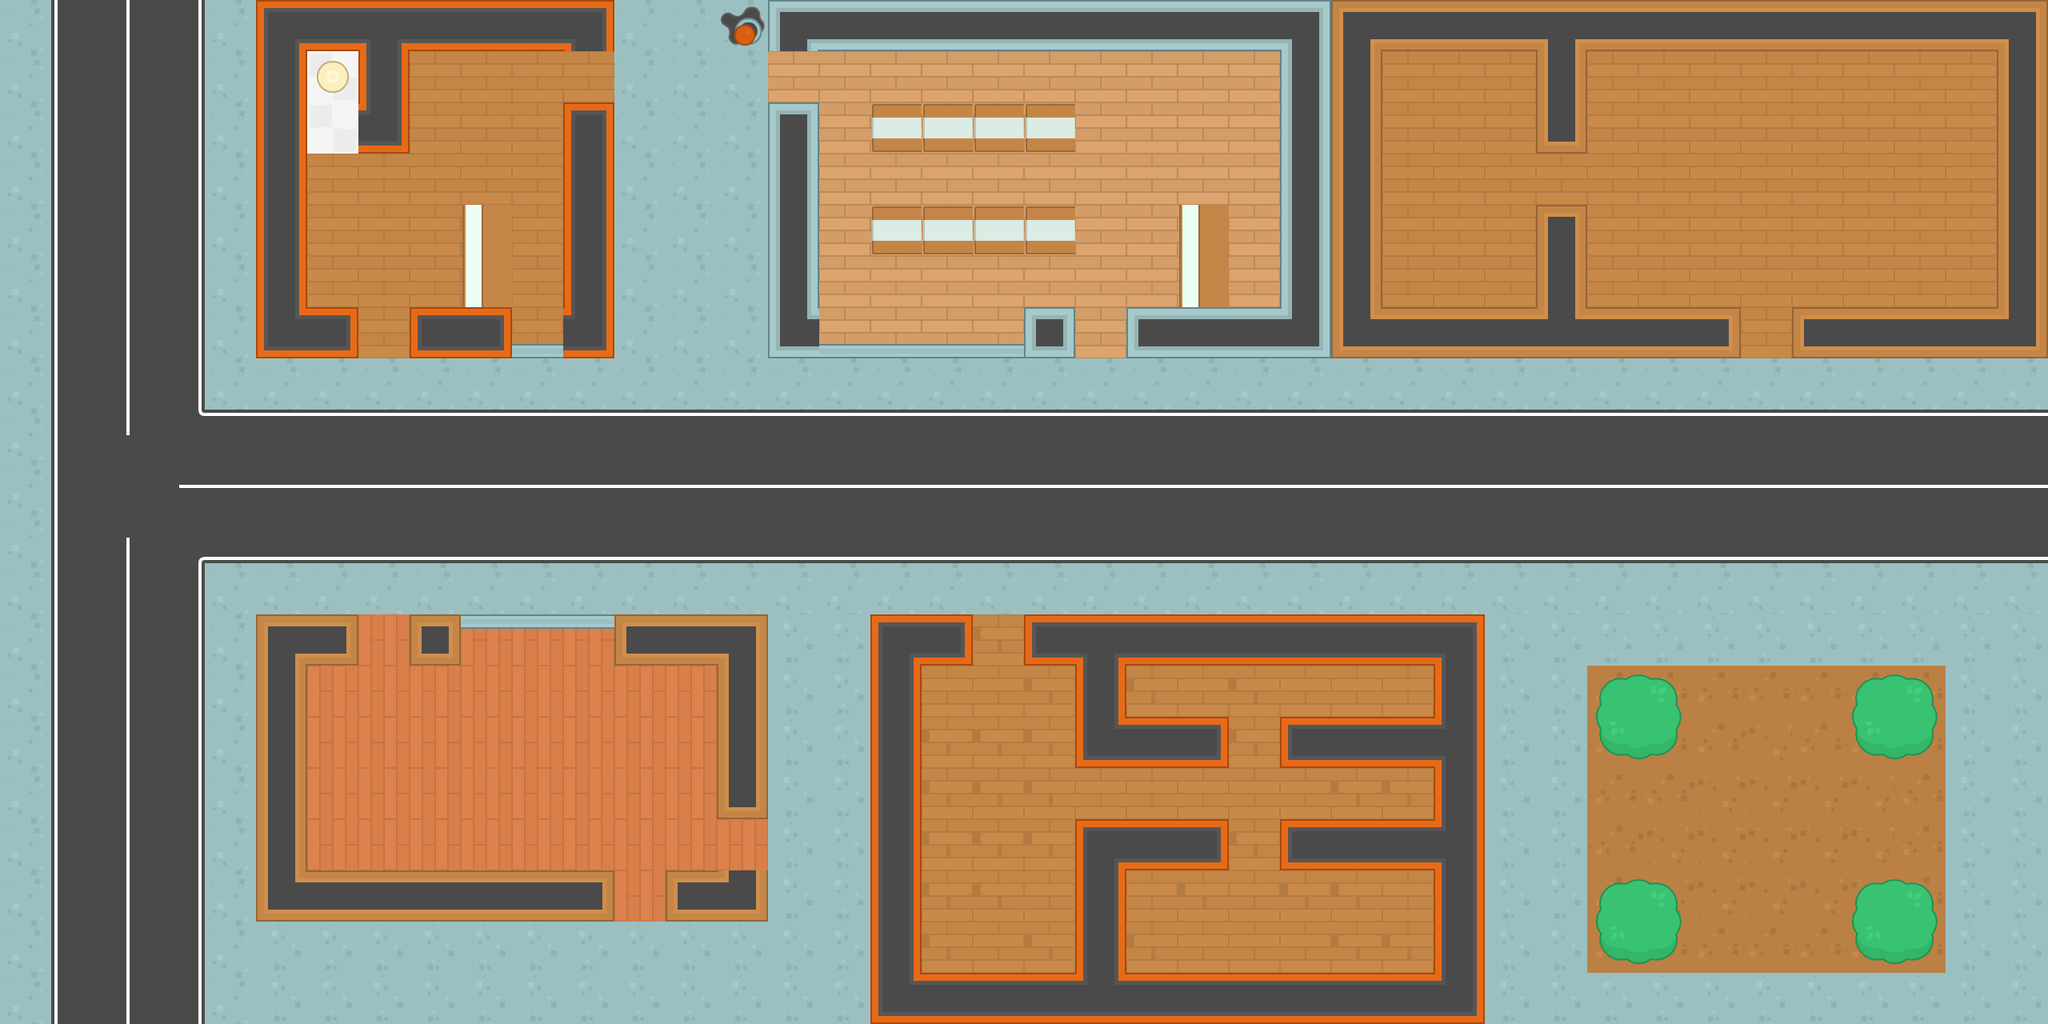

This game map was drawn from its Tiled (.tmx) file and the tilesets committed beside it. A one-line description and the trimmed map source follow:
An orthogonal 40x20 tile map with 64x64 px tiles, 4 tile layers (Ground, Walls, Items, Decorations) and 65 objects (40x Wall, 9x rifle, 7x Window, 5x shotgun, Player, ...).

<map version="1.0" tiledversion="1.1.6" orientation="orthogonal" renderorder="right-down" width="40" height="20" tilewidth="64" tileheight="64" infinite="0" nextobjectid="288">
 <tileset firstgid="1" source="../img/Kenny Topdown Pack.tsx" />
 <layer name="Ground" width="40" height="20">
  <data>[800 cells, 800 non-empty, 26 distinct tile ids]</data>
 </layer>
 <layer name="Walls" width="40" height="20">
  <data>[800 cells, 170 non-empty, 36 distinct tile ids]</data>
 </layer>
 <layer name="Items" width="40" height="20">
  <data>[800 cells, 29 non-empty, 7 distinct tile ids]</data>
 </layer>
 <layer name="Decorations" width="40" height="20">
  <data>[800 cells, 1 non-empty, 1 distinct tile ids]</data>
 </layer>
 <objectgroup name="Obstacles" visible="0">
  <object id="223" name="Player" x="128" y="576" width="64" height="64" />
  <object id="224" name="Wall" x="320" y="0" width="64" height="448" />
  <object id="225" name="Wall" x="704" y="128" width="64" height="320" />
  <object id="226" name="Wall" x="960" y="128" width="64" height="320" />
  <object id="227" name="Wall" x="448" y="64" width="64" height="128" />
  <object id="228" name="Wall" x="384" y="0" width="384" height="64" />
  <object id="229" name="Wall" x="512" y="384" width="128" height="64" />
  <object id="230" name="Wall" x="384" y="384" width="64" height="64" />
  <object id="231" name="Wall" x="1280" y="384" width="64" height="64" />
  <object id="232" name="Wall" x="960" y="0" width="1600" height="64" />
  <object id="233" name="Wall" x="2240" y="384" width="320" height="64" />
  <object id="234" name="Wall" x="1408" y="384" width="768" height="64" />
  <object id="235" name="Wall" x="1664" y="64" width="64" height="320" />
  <object id="236" name="Wall" x="1920" y="256" width="64" height="128" />
  <object id="237" name="Wall" x="1920" y="64" width="64" height="128" />
  <object id="238" name="Wall" x="2496" y="64" width="64" height="320" />
  <object id="239" name="Wall" x="1600" y="64" width="64" height="320" />
  <object id="240" name="Wall" x="1280" y="768" width="576" height="64" />
  <object id="241" name="Wall" x="1088" y="1216" width="768" height="64" />
  <object id="242" name="Wall" x="1792" y="832" width="64" height="384" />
  <object id="243" name="Wall" x="1088" y="832" width="64" height="384" />
  <object id="244" name="Wall" x="1088" y="768" width="128" height="64" />
  <object id="245" name="Wall" x="1600" y="1024" width="192" height="64" />
  <object id="246" name="Wall" x="1600" y="896" width="192" height="64" />
  <object id="247" name="Wall" x="1344" y="896" width="192" height="64" />
  <object id="248" name="Wall" x="1344" y="1024" width="192" height="64" />
  <object id="249" name="Wall" x="1344" y="832" width="64" height="64" />
  <object id="250" name="Wall" x="1344" y="1088" width="64" height="128" />
  <object id="251" name="Wall" x="320" y="768" width="64" height="384" />
  <object id="252" name="Wall" x="768" y="768" width="192" height="64" />
  <object id="253" name="Wall" x="896" y="832" width="64" height="192" />
  <object id="254" name="Wall" x="512" y="768" width="64" height="64" />
  <object id="255" name="Wall" x="384" y="768" width="64" height="64" />
  <object id="256" name="Wall" x="832" y="1088" width="128" height="64" />
  <object id="257" name="Wall" x="384" y="1088" width="384" height="64" />
  <object id="258" name="Wall" x="917" y="24" width="35" height="32" />
  <object id="259" name="Wall" x="1997" y="844" width="103" height="104" />
  <object id="260" name="Wall" x="1997" y="1100" width="103" height="104" />
  <object id="261" name="Wall" x="2318" y="845" width="103" height="104" />
  <object id="262" name="Wall" x="2318" y="1101" width="103" height="104" />
  <object id="263" name="Window" x="640" y="432" width="64" height="16" />
  <object id="264" name="Window" x="1024" y="432" width="256" height="16" />
  <object id="265" name="Window" x="576" y="768" width="192" height="16" />
  <object id="266" name="Window" x="576" y="256" width="64" height="128" />
  <object id="267" name="Window" x="1472" y="256" width="64" height="128" />
  <object id="268" name="Window" x="1088" y="128" width="256" height="64" />
  <object id="269" name="Window" x="1088" y="256" width="256" height="64" />
  <object id="270" name="Wall" x="400" y="80" width="32" height="32" />
  <object id="271" name="Enemy" type="shotgun" x="640" y="256" width="64" height="64" />
  <object id="272" name="Enemy" type="rifle" x="512" y="960" width="64" height="64" />
  <object id="273" name="Enemy" type="rifle" x="704" y="960" width="64" height="64" />
  <object id="274" name="Enemy" type="shotgun" x="1536" y="256" width="64" height="64" />
  <object id="275" name="Enemy" type="shotgun" x="1216" y="64" width="64" height="64" />
  <object id="276" name="Enemy" type="shotgun" x="1088" y="192" width="64" height="64" />
  <object id="277" name="Enemy" type="rifle" x="2176" y="960" width="64" height="64" />
  <object id="278" name="Enemy" type="rifle" x="1216" y="960" width="64" height="64" />
  <object id="279" name="Enemy" type="rifle" x="1600" y="1152" width="64" height="64" />
  <object id="280" name="Enemy" type="rifle" x="1664" y="832" width="64" height="64" />
  <object id="281" name="Enemy" type="rifle" x="1792" y="192" width="64" height="64" />
  <object id="282" name="Enemy" type="rifle" x="2368" y="256" width="64" height="64" />
  <object id="283" name="Enemy" type="rifle" x="2112" y="128" width="64" height="64" />
  <object id="284" name="shotgun" x="208" y="656" width="32" height="32" />
  <object id="285" name="Ammo_box" x="1424" y="848" width="32" height="32" />
  <object id="286" name="Health" x="400" y="144" width="32" height="32" />
  <object id="287" name="armor" x="208" y="528" width="32" height="32" />
 </objectgroup>
</map>
